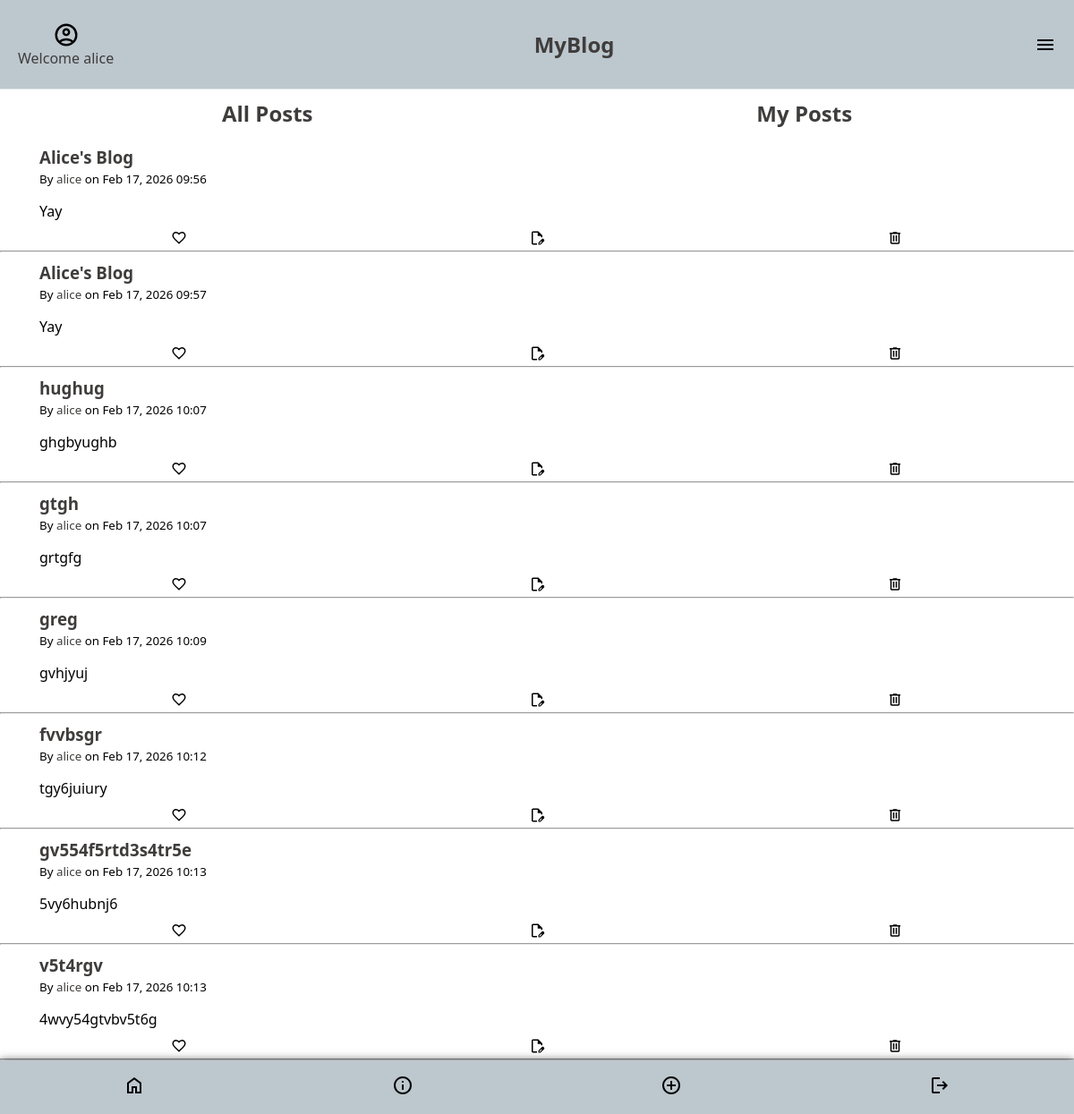
Screenshot of /my_posts (signed in) with the database file from the repository.
### app.py (models this page shows)
class User(db.Model):
    id = db.Column(db.Integer, primary_key=True)
    username = db.Column(db.String(200), unique=True, nullable=False)
    password = db.Column(db.String(200), nullable=False)
    is_admin = db.Column(db.Boolean, nullable=False)
    email = db.Column(db.String(200), unique=True, nullable=False)
    bio = db.Column(db.Text, default="Hello! I'm new here.")
    joined_at = db.Column(db.DateTime, default=datetime.utcnow)
    profile_pic = db.Column(db.String(200), default="default.svg")

class Post(db.Model):
    id = db.Column(db.Integer, primary_key=True)
    title = db.Column(db.String(200), nullable=False)
    content = db.Column(db.Text, nullable=False)
    user_id = db.Column(db.Integer, db.ForeignKey('user.id'))
    author_obj = db.relationship('User', backref='posts')
    created_at = db.Column(db.DateTime, default=datetime.utcnow)

### app.py (the view)
@app.route("/my_posts")
@login_required
def my_posts():
    user = User.query.get(session["user_id"])
    posts = user.posts
    return render_template("my_posts.html", user=user, posts=posts)

### app.py (called while the page is built)
def login_required(f):
    @wraps(f)
    def decorated_function(*args, **kwargs):
        if "user_id" not in session:
            return redirect(url_for("login"))
        return f(*args, **kwargs)
    return decorated_function

### templates/my_posts.html (shortened to what this page needs)
{% extends "base.html" %}
{% block content %}
<div class="main-content">
    <div class="header">
        <a href="{{ url_for('home') }}"><h2 class="header-1 links">All Posts</h2></a>
        <a href="{{ url_for('my_posts') }}"><h2 class="header-2 links">My Posts</h2></a>
    </div>
    {% if posts %}
        {% for post in posts %}
        <div class="post">
            <div class="post-heading">
                <div class="post-heading-content" style="margin-left:34px;">
                    <h3><a href="{{ url_for('show_post', post_id=post.id) }}" class="links">{{ post.title }}</a></h3>
                    <p><small>By <a href="{{ url_for('profile', username=post.author_obj.username) }}" class="links">{{ post.author_obj.username }}</a> on {{ post.created_at.strftime('%b %d, %Y %H:%M') }}</small></p>
                </div>
            </div>
        <p class="post-content">{{ post.content[:120] }}</p>
        </div>
    {% if session.get("user") == post.author_obj.username or session.get("is_admin") %}
        <div class="post-edit">
            <a href=""></a>
            <a href="{{ url_for('edit_post', post_id=post.id) }}"></a>
            <form action="{{ url_for('delete_post', post_id=post.id) }}" method='POST' onsubmit='return confirmDelete()'>
                <button class="delete-btn"><svg xmlns="http://www.w3.org/2000/svg" height="18px" viewBox="0 -960 960 960" width="18px" fill="#000"><path d="M280-120q-33 0-56.5-23.5T200-200v-520h-40v-80h200v-40h240v40h200v80h-40v520q0 33-23.5 56.5T680-120H280Zm400-600H280v520h400v-520ZM360-280h80v-360h-80v360Zm160 0h80v-360h-80v360ZM280-720v520-520Z"/></svg></button>
            </form>
        </div>
    {% endif %}
    <hr>
    {% endfor %}
    {% else %}
        <p>You haven't posted anything yet.</p>
    {% endif %}
</div>
{% endblock %}

### templates/base.html (shortened to what this page needs)
<!DOCTYPE html>
<html lang="en">
<head>
    <link rel="stylesheet" href="{{ url_for('static', filename='style.css') }}">
</head>
<body>
    <nav class="top-nav">
        <div class="profile">
        {% if session.get("user") %}
            <a href="{{ url_for('my_profile') }}"></a>
            <p>Welcome {{ session.get("user") }}</p>
        {% endif %}
        </div>
        <h1>MyBlog</h1>
        <svg xmlns="http://www.w3.org/2000/svg" height="24px" viewBox="0 -960 960 960" width="24px" fill="#000" class="menu"><path d="M120-240v-80h720v80H120Zm0-200v-80h720v80H120Zm0-200v-80h720v80H120Z"/></svg>
    </nav>
    {% block content %}{% endblock %}
    <div class="fixed">
        <nav class="bottom-nav">
            <a href="/"><svg xmlns="http://www.w3.org/2000/svg" height="24px" viewBox="0 -960 960 960" width="24px" fill="#000"><path d="M240-200h120v-240h240v240h120v-360L480-740 240-560v360Zm-80 80v-480l320-240 320 240v480H520v-240h-80v240H160Zm320-350Z"/></svg></a>
            <a href="/about"></a>
            <a href="/add"></a>
            {% if session.get("user") %}
                <a href="{{ url_for('logout') }}"><svg xmlns="http://www.w3.org/2000/svg" height="24px" viewBox="0 -960 960 960" width="24px" fill="#000"><path d="M200-120q-33 0-56.5-23.5T120-200v-560q0-33 23.5-56.5T200-840h280v80H200v560h280v80H200Zm440-160-55-58 102-102H360v-80h327L585-622l55-58 200 200-200 200Z"/></svg></a>
            {% endif %}
        </nav>
    </div>
</body>
</html>

### static/style.css (style rules this page uses)
* { margin: 0; padding: 0; box-sizing: border-box; }
a { text-decoration: none; }
body { min-height: 100vh; font-family: 'Segoe UI', Tahoma, Geneva, Verdana, sans-serif; background-color: #ffffff; }
.top-nav { display: flex; justify-content: space-between; align-items: center; height: 100px; border-bottom: 1px solid #dfe6e9; background-color: #bdc7ce; color: #3f3d3c; }
.top-nav .profile, .top-nav .menu { margin: 0 20px; }
.profile { font-display: flex; flex-direction: column; align-items: center; }
.profile a { display: flex; justify-content: center; }
.profile svg { display: block; width: 30px; height: 30px; }
.bottom-nav { padding: 30px 0; display: flex; justify-content: space-around; align-items: center; height: 40px; position: fixed; bottom: 0; left: 0; width: 100%; background-color: #bdc7ce; box-shadow: 0px 1px 10px rgb(0, 0, 0, 0.8); z-index: 1000; color: #3f3d3c; }
.post-edit { display: flex; align-items: center; justify-content: space-around; }
.header { display: flex; justify-content: space-around; margin: 10px 0 20px; }
.post { margin: 10px 10px 0; }
.post-heading { display: flex; align-items: center; gap: 10px; }
.post-heading-content { flex-grow: 1; text-align: start; }
.post-content { margin-top: 15px; margin-left: 34px; margin-bottom: 10px; }
.links { color: #3f3d3c; }
.delete-btn { margin: 0; padding: 0; background-color: transparent; border: none; cursor: pointer; }
.main-content { padding-bottom: 60px; }

### rows the page displays
User: get "alice"
Post: title "Alice's Blog", author_obj.username "alice", created_at "Feb 17, 2026 09:56", content "Yay"
Post: title "Alice's Blog", author_obj.username "alice", created_at "Feb 17, 2026 09:57", content "Yay"
Post: title "hughug", author_obj.username "alice", created_at "Feb 17, 2026 10:07", content "ghgbyughb"
Post: title "gtgh", author_obj.username "alice", created_at "Feb 17, 2026 10:07", content "grtgfg"
Post: title "greg", author_obj.username "alice", created_at "Feb 17, 2026 10:09", content "gvhjyuj"
Post: title "fvvbsgr", author_obj.username "alice", created_at "Feb 17, 2026 10:12", content "tgy6juiury"
Post: title "gv554f5rtd3s4tr5e", author_obj.username "alice", created_at "Feb 17, 2026 10:13", content "5vy6hubnj6"
Post: title "v5t4rgv", author_obj.username "alice", created_at "Feb 17, 2026 10:13", content "4wvy54gtvbv5t6g"
